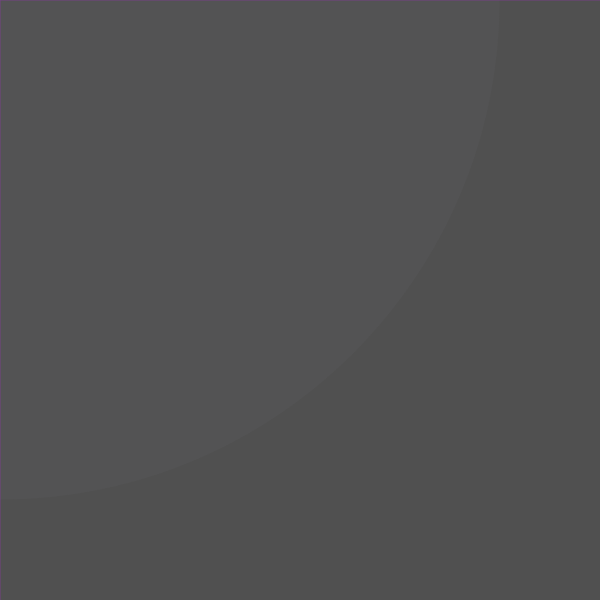
Frame 1 (no input)
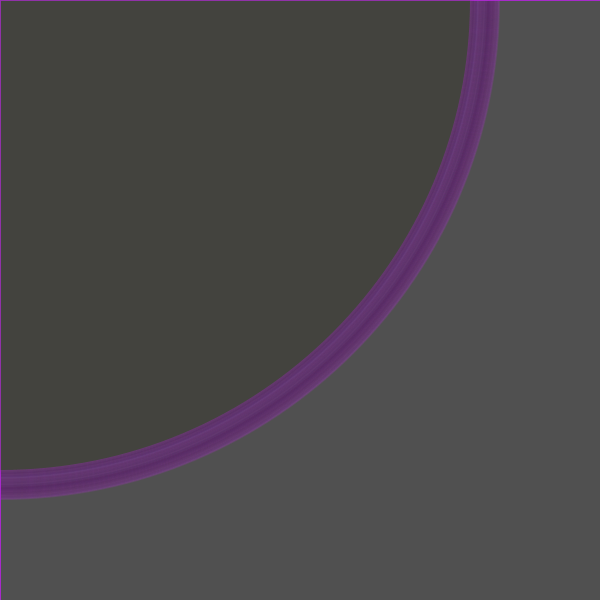
Frame 60 (the mouse pressed at the canvas centre just before this capture)
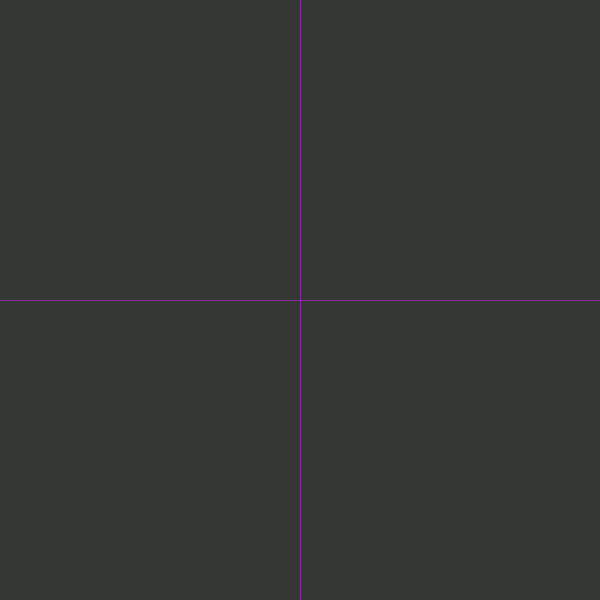
Frame 120 (the mouse held since frame 60 and released just before this capture)

The Processing sketch that drew these frames (run headless with seeded random() and noise(); from frame 60 on, the mouse is pressed at the canvas centre):

// Processing sketch: processing_19304
// ── processing_19304.pde


int xcir = 1000;
int ycir = 1000; 

void setup() {
  size(600, 600);
  background(80);
  noStroke();
  colorMode(HSB,100);
}

// this function gets run over and over
void draw() {
  
  //contracting circles
  xcir--;  
  ycir--;
  fill(random(100),random(40),random(50), 10);
  ellipse(mouseX,mouseY,xcir,ycir);
  
  // cursor lines track
  stroke(80,80,80,20);
  line(mouseX, 0, mouseX, 600);
  line(600, mouseY, 0, mouseY);
  
}

// marks a pink circle
void mousePressed() {  
  fill(80, 80, 80); 
  ellipse(mouseX,mouseY,xcir,ycir);

}

// save and reset 
void keyPressed() {
  save("circles.jpg");   
  background(80);
  xcir = 1000;
  ycir = 1000;
   
}
